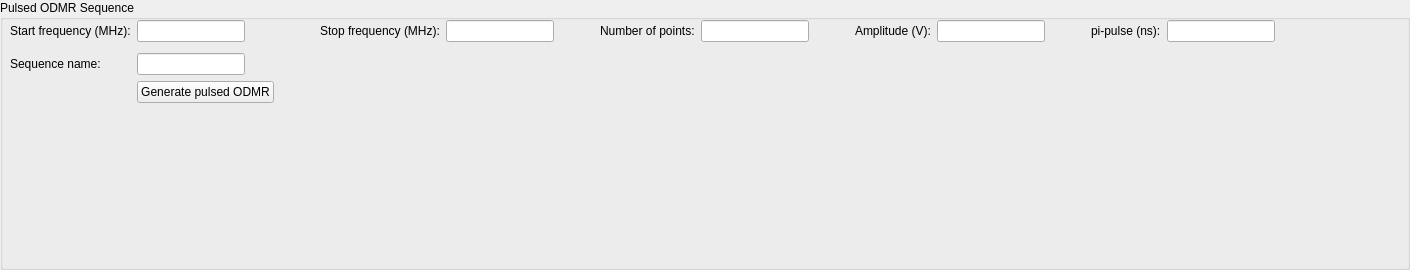
             <widget class="QGroupBox" name="groupBox_3">
              <property name="title">
               <string>Pulsed ODMR Sequence</string>
              </property>
              <widget class="QWidget" name="gridLayoutWidget_8">
               <property name="geometry">
                <rect>
                 <x>10</x>
                 <y>20</y>
                 <width>1391</width>
                 <height>241</height>
                </rect>
               </property>
               <layout class="QGridLayout" name="gridLayout_8">
                <item row="0" column="10">
                 <widget class="QLineEdit" name="gen_pulsedodmr_amp_LineEdit">
                  <property name="sizePolicy">
                   <sizepolicy hsizetype="Maximum" vsizetype="Fixed">
                    <horstretch>0</horstretch>
                    <verstretch>0</verstretch>
                   </sizepolicy>
                  </property>
                 </widget>
                </item>
                <item row="0" column="9">
                 <widget class="QLabel" name="label_26">
                  <property name="text">
                   <string>Amplitude (V):</string>
                  </property>
                 </widget>
                </item>
                <item row="0" column="2">
                 <spacer name="horizontalSpacer_20">
                  <property name="orientation">
                   <enum>Qt::Horizontal</enum>
                  </property>
                  <property name="sizeType">
                   <enum>QSizePolicy::Fixed</enum>
                  </property>
                  <property name="sizeHint" stdset="0">
                   <size>
                    <width>40</width>
                    <height>20</height>
                   </size>
                  </property>
                 </spacer>
                </item>
                <item row="1" column="2">
                 <spacer name="verticalSpacer_8">
                  <property name="orientation">
                   <enum>Qt::Vertical</enum>
                  </property>
                  <property name="sizeType">
                   <enum>QSizePolicy::Fixed</enum>
                  </property>
                  <property name="sizeHint" stdset="0">
                   <size>
                    <width>20</width>
                    <height>5</height>
                   </size>
                  </property>
                 </spacer>
                </item>
                <item row="4" column="2">
                 <spacer name="verticalSpacer_7">
                  <property name="orientation">
                   <enum>Qt::Vertical</enum>
                  </property>
                  <property name="sizeType">
                   <enum>QSizePolicy::Expanding</enum>
                  </property>
                  <property name="sizeHint" stdset="0">
                   <size>
                    <width>20</width>
                    <height>40</height>
                   </size>
                  </property>
                 </spacer>
                </item>
                <item row="0" column="14">
                 <spacer name="horizontalSpacer_19">
                  <property name="orientation">
                   <enum>Qt::Horizontal</enum>
                  </property>
                  <property name="sizeType">
                   <enum>QSizePolicy::Fixed</enum>
                  </property>
                  <property name="sizeHint" stdset="0">
                   <size>
                    <width>40</width>
                    <height>20</height>
                   </size>
                  </property>
                 </spacer>
                </item>
                <item row="3" column="1">
                 <widget class="QPushButton" name="gen_pulsedodmr_PushButton">
                  <property name="text">
                   <string>Generate pulsed ODMR</string>
                  </property>
                 </widget>
                </item>
                <item row="0" column="7">
                 <widget class="QLineEdit" name="gen_pulsedodmr_points_LineEdit">
                  <property name="sizePolicy">
                   <sizepolicy hsizetype="Maximum" vsizetype="Fixed">
                    <horstretch>0</horstretch>
                    <verstretch>0</verstretch>
                   </sizepolicy>
                  </property>
                 </widget>
                </item>
                <item row="0" column="15">
                 <spacer name="horizontalSpacer_17">
                  <property name="orientation">
                   <enum>Qt::Horizontal</enum>
                  </property>
                  <property name="sizeHint" stdset="0">
                   <size>
                    <width>40</width>
                    <height>20</height>
                   </size>
                  </property>
                 </spacer>
                </item>
                <item row="0" column="3">
                 <widget class="QLabel" name="label_24">
                  <property name="text">
                   <string>Stop frequency (MHz):</string>
                  </property>
                 </widget>
                </item>
                <item row="0" column="0">
                 <widget class="QLabel" name="label_23">
                  <property name="text">
                   <string>Start frequency (MHz):</string>
                  </property>
                 </widget>
                </item>
                <item row="0" column="1">
                 <widget class="QLineEdit" name="gen_pulsedodmr_startfreq_LineEdit">
                  <property name="sizePolicy">
                   <sizepolicy hsizetype="Maximum" vsizetype="Fixed">
                    <horstretch>0</horstretch>
                    <verstretch>0</verstretch>
                   </sizepolicy>
                  </property>
                 </widget>
                </item>
                <item row="2" column="1">
                 <widget class="QLineEdit" name="gen_pulsedodmr_name_LineEdit">
                  <property name="sizePolicy">
                   <sizepolicy hsizetype="Maximum" vsizetype="Fixed">
                    <horstretch>0</horstretch>
                    <verstretch>0</verstretch>
                   </sizepolicy>
                  </property>
                 </widget>
                </item>
                <item row="0" column="12">
                 <widget class="QLabel" name="label_10">
                  <property name="text">
                   <string>pi-pulse (ns):</string>
                  </property>
                 </widget>
                </item>
                <item row="2" column="0">
                 <widget class="QLabel" name="label_25">
                  <property name="text">
                   <string>Sequence name:</string>
                  </property>
                 </widget>
                </item>
                <item row="0" column="13">
                 <widget class="QLineEdit" name="gen_pulsedodmr_pi_LineEdit">
                  <property name="sizePolicy">
                   <sizepolicy hsizetype="Maximum" vsizetype="Fixed">
                    <horstretch>0</horstretch>
                    <verstretch>0</verstretch>
                   </sizepolicy>
                  </property>
                 </widget>
                </item>
                <item row="0" column="8">
                 <spacer name="horizontalSpacer_16">
                  <property name="orientation">
                   <enum>Qt::Horizontal</enum>
                  </property>
                  <property name="sizeType">
                   <enum>QSizePolicy::Fixed</enum>
                  </property>
                  <property name="sizeHint" stdset="0">
                   <size>
                    <width>40</width>
                    <height>20</height>
                   </size>
                  </property>
                 </spacer>
                </item>
                <item row="0" column="6">
                 <widget class="QLabel" name="label_22">
                  <property name="text">
                   <string>Number of points:</string>
                  </property>
                 </widget>
                </item>
                <item row="0" column="5">
                 <spacer name="horizontalSpacer_18">
                  <property name="orientation">
                   <enum>Qt::Horizontal</enum>
                  </property>
                  <property name="sizeType">
                   <enum>QSizePolicy::Fixed</enum>
                  </property>
                  <property name="sizeHint" stdset="0">
                   <size>
                    <width>40</width>
                    <height>20</height>
                   </size>
                  </property>
                 </spacer>
                </item>
                <item row="0" column="4">
                 <widget class="QLineEdit" name="gen_pulsedodmr_stopfreq_LineEdit">
                  <property name="sizePolicy">
                   <sizepolicy hsizetype="Maximum" vsizetype="Fixed">
                    <horstretch>0</horstretch>
                    <verstretch>0</verstretch>
                   </sizepolicy>
                  </property>
                 </widget>
                </item>
                <item row="0" column="11">
                 <spacer name="horizontalSpacer_21">
                  <property name="orientation">
                   <enum>Qt::Horizontal</enum>
                  </property>
                  <property name="sizeType">
                   <enum>QSizePolicy::Fixed</enum>
                  </property>
                  <property name="sizeHint" stdset="0">
                   <size>
                    <width>40</width>
                    <height>20</height>
                   </size>
                  </property>
                 </spacer>
                </item>
               </layout>
              </widget>
             </widget>
